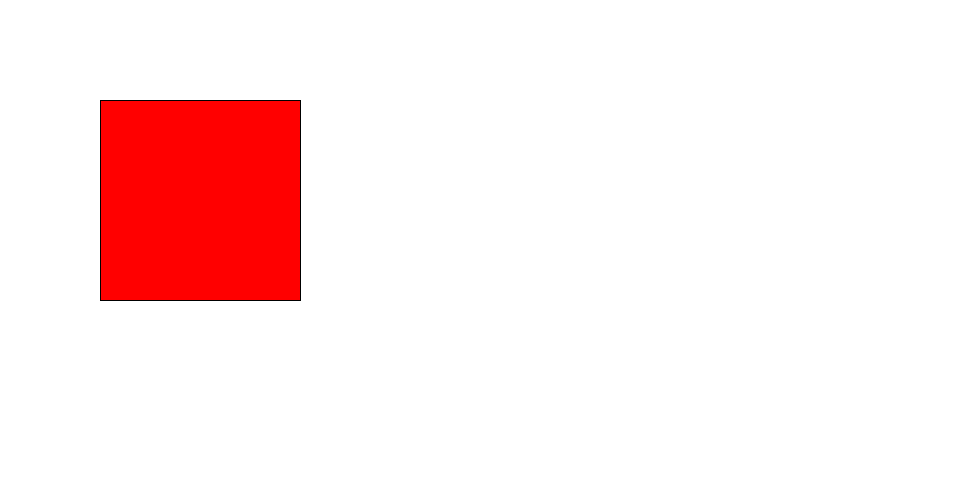
Frame 1 (no input)
Frame 60 (the mouse pressed at the canvas centre just before this capture): identical to frame 1, image omitted
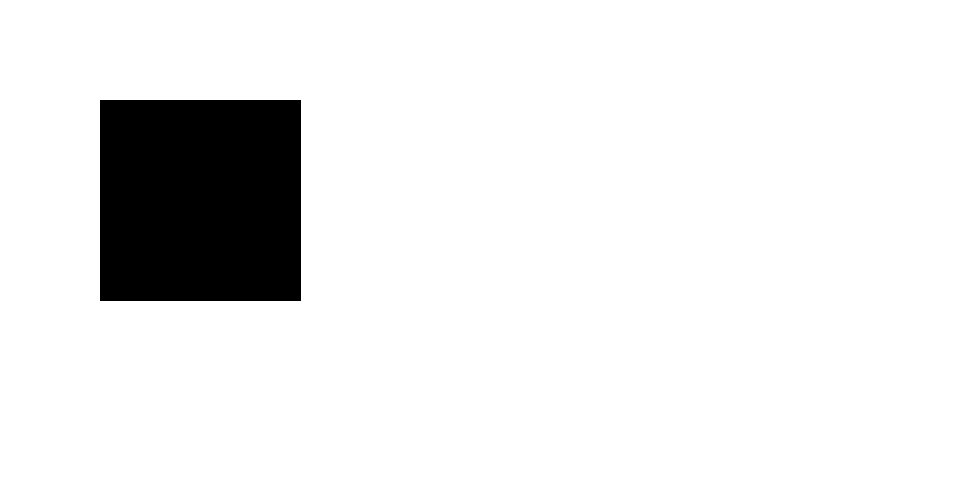
Frame 120 (the mouse held since frame 60 and released just before this capture)

The Processing sketch that drew these frames (run headless with seeded random() and noise(); from frame 60 on, the mouse is pressed at the canvas centre):

// Processing sketch: Time_control
// ── Time_control.pde
float fillColor1=255;
float time=0;
boolean OnOff=false;

void setup(){
  size(960,480);
}

void draw(){
  frameRate(60);
  background(255,255,255);
  fill(fillColor1,0,0);
  rect(100,100,200,200);
  
  if(OnOff){
  if(time<300){
    time++;
    fillColor1=0;
  }else{
    OnOff=!OnOff;
  }
  
  if(!OnOff){
    fillColor1=255;
    time=0;
  }
}
}

void mousePressed(){
  OnOff=!OnOff;  
}
